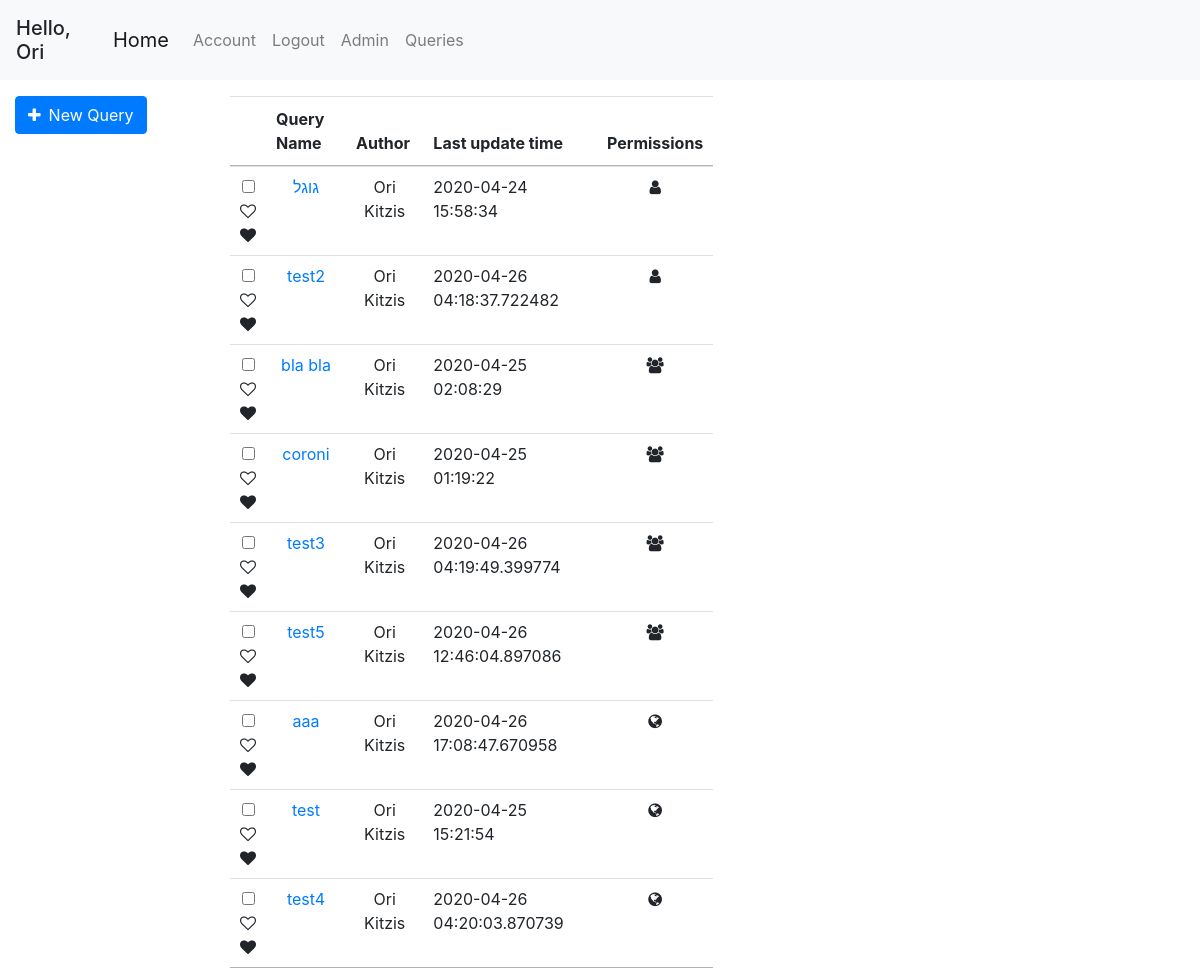
Page /queries (signed in) on the committed database.
### geoportal/models.py (models this page shows, shortened)
class User(db.Model, UserMixin):
    id = db.Column(db.Integer, primary_key=True)
    username = db.Column(db.String(20), unique=True, nullable=False)
    email = db.Column(db.String(120), unique=True, nullable=False)
    first_name = db.Column(db.String(20), nullable=False, default='')
    last_name = db.Column(db.String(20), nullable=False, default='')
    password = db.Column(db.String(60), nullable=False)
    team_id = db.Column(db.Integer, db.ForeignKey('team.id'))
    roles = db.relationship('Role', secondary='user_roles')
    layers = db.relationship('Layer', backref='user', lazy=True)
    queries = db.relationship('Query', backref='user', lazy=True)
    @property
    def full_name(self):
        return f'{self.first_name} {self.last_name}'

class Query(db.Model):
    id = db.Column(db.Integer, primary_key=True)
    user_id = db.Column(db.Integer, db.ForeignKey('user.id'), nullable=False, default=0)
    query_name = db.Column(db.String(120))
    db_name = db.Column(db.String(20))
    date_uploaded = db.Column(db.DateTime, nullable=False, default=datetime.datetime.now)
    last_update_time = db.Column(db.DateTime, nullable=False, default=datetime.datetime.now)
    query_text = db.Column(db.Text, nullable=False, default='')
    only_user = db.Column(db.Boolean, default=False)
    only_team = db.Column(db.Boolean, default=False)
    public = db.Column(db.Boolean, default=True)
    parameters = db.relationship('QueryTextParameters', backref='query', lazy=True)

### geoportal/queries/views.py (the view)
@queries.route('/queries')
@login_required
def get_queries():
    queries = get_allowed_queries()
    marked_queries = db.session.query(UserMarkedQuery.query_id).filter_by(user_id=current_user.id).all()
    marked_queries = [query[0] for query in marked_queries]
    return render_template('queries.html', queries=queries, marked_queries=marked_queries)

### geoportal/models.py (called while the page is built)
@login_manager.user_loader
def load_user(user_id):
    return User.query.get(int(user_id))

### geoportal/queries/utils.py (called while the page is built)
def marked_queries_first(queries):
    return sorted(queries, key=lambda query: UserMarkedQuery.query.filter(and_(UserMarkedQuery.query_id == query.id, UserMarkedQuery.user_id == current_user.id)).first() is not None, reverse=True)

def get_allowed_queries():
    if current_user.is_authenticated:
        queries = Query.query.order_by(Query.only_user.desc(), Query.public).all()
        authorized_queries = []
        for query in queries:
            if query.public or (query.only_team and User.query.get(query.user_id).team_id == current_user.team_id) or query.user_id == current_user.id:
                authorized_queries.append(query)
        queries = authorized_queries
        queries = marked_queries_first(queries)
    else:
        queries = Query.query.filter_by(public=True).all()
    return queries

### geoportal/templates/queries.html (shortened to what this page needs)
{% extends "base.html" %}
{% block left_sidebar %}
    <form class="mt-3" action="/query">
        <button class="btn btn-primary"><span class="fa fa-plus mr-2"></span>New Query</button>
    </form>
{% endblock left_sidebar %}
{% block content %}
<div class="col-md-8 mt-3">
    <table class="table table-hover table-condensed dataTable no-footer">
        <thead style="text-align: center">
            <tr>
                <th></th>
                <th>Query Name</th>
                <th>Author</th>
                <th style="text-align: left">Last update time</th>
                <th>Permissions</th>
            </tr>
        </thead>
        <tbody style="text-align: center">
        {% for query in queries %}
            <tr>
                <td>
                    <div class="pretty p-icon p-toggle p-plain">
                        <input id="mark-{{ query.id }}" type="checkbox" name="fav-checkbox" class=""/>
                        <div class="state p-off">
                            <i class="icon fa fa-heart-o "></i>
                        </div>
                        <div class="state p-on p-info-o">
                            <i class="icon fa fa-heart"></i>
                        </div>
                    </div>
                </td>
                <td > <a href="/query/{{ query.id }}">{{ query.query_name }}</a></td>
                <td>{{ query.user.full_name }}</td>
                <td style="text-align: left">{{ query.last_update_time }}</td>
                <td>
                    {% if query.only_user %}
                    <span class="fa fa-user"></span>
                    {% elif query.only_team %}
                    <span class="fa fa-users"></span>
                    {% else %}
                    <span class="fa fa-globe"></span>
                    {% endif %}
                </td>
            </tr>
        {% endfor %}
        </tbody>
    </table>
</div>
{% endblock content %}

### geoportal/templates/base.html (shortened to what this page needs)
<!DOCTYPE html>
<html lang="en">
<head>
    <link rel="stylesheet" href="/static/css/bootstrap.css"/>
    <link rel="stylesheet" href="/static/css/style.css"/>
    <link rel="stylesheet" href="https://unpkg.com/leaflet@1.6.0/dist/leaflet.css"
/>
    <link rel="stylesheet" href="https://cdnjs.cloudflare.com/ajax/libs/leaflet.draw/0.4.2/leaflet.draw.css"/>
    <link rel="stylesheet" href="//cdn.datatables.net/1.10.20/css/jquery.dataTables.min.css">
    <link rel="stylesheet" href="https://cdnjs.cloudflare.com/ajax/libs/font-awesome/4.7.0/css/font-awesome.min.css">
    <link rel="stylesheet" href="https://cdn.jsdelivr.net/npm/pretty-checkbox@3.0/dist/pretty-checkbox.min.css">
    <link rel="stylesheet" href="/static/css/leaflet.contextmenu.css">
</head>
<body>
    <header class="site-header">
        <nav class="navbar navbar-expand-lg navbar-fixed-top navbar-light bg-light">
            {% if current_user.is_authenticated %}
            <h5 class="mt-2">Hello, {{ current_user.first_name }}</h5>
            {% endif %}
            <div class="container">
                <a class="navbar-brand" href="{{ url_for('main.home') }}">Home</a>
                <div class="collapse navbar-collapse" id="navbarSupportedContent">
                    <ul class="navbar-nav mr-auto">
                        {% if current_user.is_authenticated %}
                            <li class="nav-item"><a class="nav-link" href="{{ url_for('users.account') }}">Account</a></li>
                            <li class="nav-item"><a class="nav-link" href="{{ url_for('users.logout') }}">Logout</a></li>
                            <li class="nav-item"><a class="nav-link" href="{{ url_for('admin.index') }}">Admin</a></li>
                            <li class="nav-item"><a class="nav-link" href="{{ url_for('queries.get_queries') }}">Queries</a></li>
                        {% else %}
                            <li class="nav-item"><a class="nav-link" href="{{ url_for('users.login') }}">Login</a></li>
                            <li class="nav-item"><a class="nav-link" href="{{ url_for('users.register') }}">Register</a></li>
                        {% endif %}
                    </ul>
                </div>
            </div>
        </nav>
    </header>
    <div class="container-fluid" id="content">
        <div class="row">
            <div class="col-md-3 col-lg-2 sidebar">
                {% block left_sidebar %}{% endblock %}
            </div>
            <div class="col-md-6 col-lg-8 main">
                {% block content %}{% endblock %}
            </div>
            <div class="col-md-3 col-lg-2 sidebar" id="right-sidebar">
            </div>
        </div>
    </div>
</body>
</html>

### rows in the picture
User: first_name "Ori"
Query: query_name "גוגל", user.full_name "Ori Kitzis", last_update_time "2020-04-24 15:58:34", only_user True (drawn)
Query: query_name "test2", user.full_name "Ori Kitzis", last_update_time "2020-04-26 04:18:37.722482", only_user True (drawn)
Query: query_name "bla bla", user.full_name "Ori Kitzis", last_update_time "2020-04-25 02:08:29", only_user False (drawn)
Query: query_name "coroni", user.full_name "Ori Kitzis", last_update_time "2020-04-25 01:19:22", only_user False (drawn)
Query: query_name "test3", user.full_name "Ori Kitzis", last_update_time "2020-04-26 04:19:49.399774", only_user False (drawn)
Query: query_name "test5", user.full_name "Ori Kitzis", last_update_time "2020-04-26 12:46:04.897086", only_user False (drawn)
Query: query_name "aaa", user.full_name "Ori Kitzis", last_update_time "2020-04-26 17:08:47.670958", only_user False (drawn)
Query: query_name "test", user.full_name "Ori Kitzis", last_update_time "2020-04-25 15:21:54", only_user False (drawn)
Query: query_name "test4", user.full_name "Ori Kitzis", last_update_time "2020-04-26 04:20:03.870739", only_user False (drawn)
